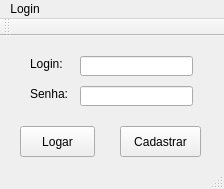
<?xml version="1.0" encoding="UTF-8"?>
<ui version="4.0">
 <class>MainWindow</class>
 <widget class="QMainWindow" name="MainWindow">
  <property name="geometry">
   <rect>
    <x>0</x>
    <y>0</y>
    <width>224</width>
    <height>189</height>
   </rect>
  </property>
  <property name="windowTitle">
   <string>MainWindow</string>
  </property>
  <widget class="QWidget" name="centralWidget">
   <widget class="QLineEdit" name="lineEdit">
    <property name="geometry">
     <rect>
      <x>80</x>
      <y>20</y>
      <width>113</width>
      <height>20</height>
     </rect>
    </property>
   </widget>
   <widget class="QLineEdit" name="lineEdit_2">
    <property name="geometry">
     <rect>
      <x>80</x>
      <y>50</y>
      <width>113</width>
      <height>20</height>
     </rect>
    </property>
   </widget>
   <widget class="QLabel" name="label">
    <property name="geometry">
     <rect>
      <x>30</x>
      <y>20</y>
      <width>51</width>
      <height>16</height>
     </rect>
    </property>
    <property name="text">
     <string>Login:</string>
    </property>
   </widget>
   <widget class="QLabel" name="label_2">
    <property name="geometry">
     <rect>
      <x>30</x>
      <y>50</y>
      <width>51</width>
      <height>16</height>
     </rect>
    </property>
    <property name="text">
     <string>Senha:</string>
    </property>
   </widget>
   <widget class="QPushButton" name="pushButton">
    <property name="geometry">
     <rect>
      <x>20</x>
      <y>90</y>
      <width>75</width>
      <height>31</height>
     </rect>
    </property>
    <property name="text">
     <string>Logar</string>
    </property>
   </widget>
   <widget class="QPushButton" name="pushButton_2">
    <property name="geometry">
     <rect>
      <x>120</x>
      <y>90</y>
      <width>81</width>
      <height>31</height>
     </rect>
    </property>
    <property name="text">
     <string>Cadastrar</string>
    </property>
   </widget>
  </widget>
  <widget class="QMenuBar" name="menuBar">
   <property name="geometry">
    <rect>
     <x>0</x>
     <y>0</y>
     <width>224</width>
     <height>21</height>
    </rect>
   </property>
   <widget class="QMenu" name="menuLogin">
    <property name="title">
     <string>Login</string>
    </property>
   </widget>
   <addaction name="menuLogin"/>
  </widget>
  <widget class="QToolBar" name="mainToolBar">
   <attribute name="toolBarArea">
    <enum>TopToolBarArea</enum>
   </attribute>
   <attribute name="toolBarBreak">
    <bool>false</bool>
   </attribute>
  </widget>
  <widget class="QStatusBar" name="statusBar"/>
 </widget>
 <layoutdefault spacing="6" margin="11"/>
 <resources/>
 <connections/>
</ui>
